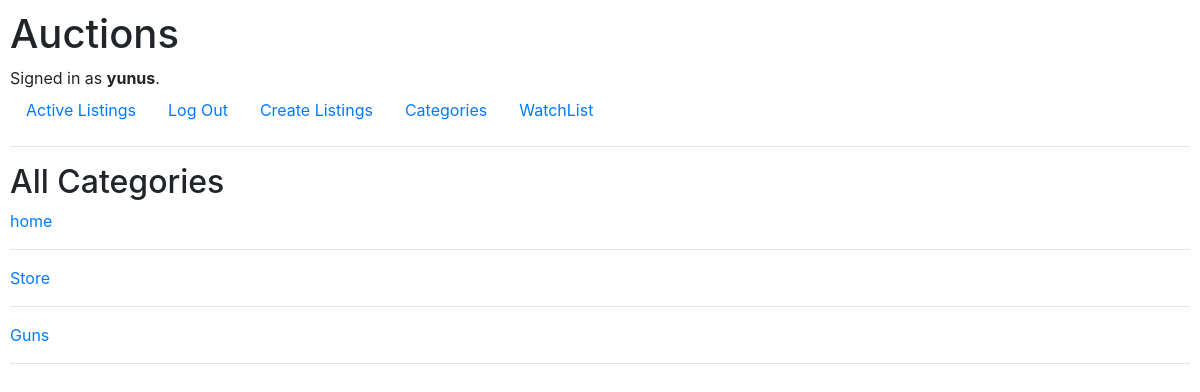
Page /categories/ (signed in) on the committed database.
### auctions/models.py (models this page shows, shortened)
class User(AbstractUser):
    pass

class Listing(models.Model):
    createdby = models.ForeignKey(get_user_model(),on_delete=models.CASCADE)
    title = models.CharField(max_length=50)
    image = models.ImageField(null=True, blank=True, upload_to="images/")
    description = models.CharField(max_length=255,default="description")
    price = models.CharField(max_length=100)
    link = models.CharField(max_length=100,blank=True)
    category = models.CharField(max_length=50,default="Home")
    date = models.DateTimeField(auto_now_add=True)
    isopen = models.BooleanField(default=True)

### auctions/views.py (the view)
# urls.py: path('categories/',views.categories,name="categories"),
@login_required(login_url='login')
def categories(request):
    listings = []
    for list_ in Listing.objects.all():
        if not list_.category in listings:
            listings.append(list_.category)
    return render(request,'auctions/categories.html',{
                'category':listings,
            })

### auctions/templates/auctions/categories.html (shortened to what this page needs)
{% extends 'auctions/layout.html' %}
{% block body %}
    <h2>All Categories</h2>
    {% for catgry in category %}
        <div class="category">
            <a href=" {% url 'orientation' catgry %} "> {{catgry}} </a>
        </div>
        <hr>
    {% endfor %}
{% endblock body %}

### auctions/templates/auctions/layout.html (shortened to what this page needs)
{% load static %}
<!DOCTYPE html>
<html lang="en">
    <head>
        <link rel="stylesheet" href="https://stackpath.bootstrapcdn.com/bootstrap/4.4.1/css/bootstrap.min.css">
        <link href="{% static 'auctions/styles.css' %}" rel="stylesheet">
        <link href="{% static 'auctions/listing.css' %}" rel="stylesheet">
    </head>
    <body>
        <h1>Auctions</h1>
        <div>
            {% if user.is_authenticated %}
                Signed in as <strong>{{ user.username }}</strong>.
            {% else %}
                Not signed in.
            {% endif %}
        </div>
        <ul class="nav">
            <li class="nav-item">
                <a class="nav-link" href="{% url 'index' %}">Active Listings</a>
            </li>
            {% if user.is_authenticated %}
                <li class="nav-item">
                    <a class="nav-link" href="{% url 'logout' %}">Log Out</a>
                </li>
                <li class="nav-item">
                    <a class="nav-link" href="{% url 'create' %}">Create Listings</a>
                </li>
                <li class="nav-item">
                    <a class="nav-link" href="{% url 'categories' %}">Categories</a>
                </li>
                <li class="nav-item">
                    <a class="nav-link" href="{% url 'watchlist'%}">WatchList</a>
                </li>
            {% endif %}
        </ul>
        <hr>
        {% block body %}
        {% endblock %}
    </body>
</html>

### auctions/static/auctions/styles.css (style rules this page uses)
body { padding: 10px; }

### auctions/static/auctions/listing.css (style rules this page uses)
* { padding: 0; margin: 0; box-sizing: border-box; }

### rows in the picture
User: username "yunus"
Listing: category "home"
Listing: category "Store"
Listing: category "Guns"
